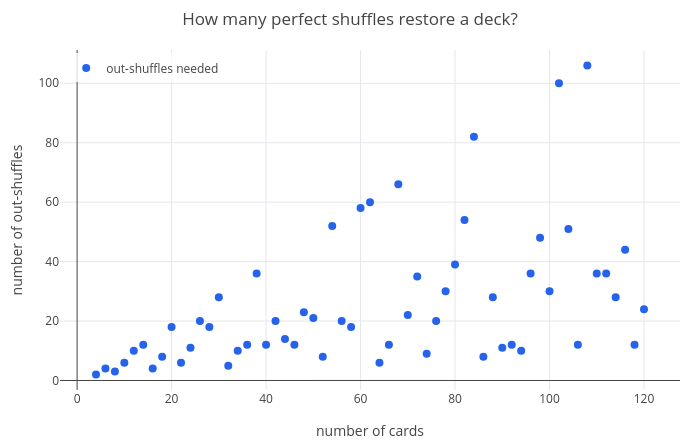

This figure's notebook cell:
### Markdown cell above
The plot shows the order for every deck size from 4 to 120 cards: across the number of cards, up the number of
out-shuffles that restore the deck. Some decks come back quickly (64 cards: 6 shuffles, since $2^6 = 64 \equiv 1$ mod
63), others take as many shuffles as there are cards minus 2:

### Code cell
S = table([2*n, out(n)], n, 2, 60);
labels(title(legend(scatter(S, [cards order]), "out-shuffles needed"), "How many perfect shuffles restore a deck?"), "number of cards", "number of out-shuffles")

### Figure 1 — Plotly figure (JSON) as saved in the notebook; plotly's stock layout.template omitted (floating-point values rounded to 4 significant figures)
{"data": [{"marker": {"color": "#2563eb", "size": 8}, "mode": "markers", "name": "out-shuffles needed", "type": "scatter", "x": [4, 6, 8, 10, 12, 14, 16, 18, 20, 22, 24, 26, 28, 30, 32, 34, 36, 38, 40, 42, 44, 46, 48, 50, 52, 54, 56, 58, 60, 62, 64, 66, 68, 70, 72, 74, 76, 78, 80, 82, 84, 86, 88, 90, 92, 94, 96, 98, 100, 102, 104, 106, 108, 110, 112, 114, 116, 118, 120], "y": [2, 4, 3, 6, 10, 12, 4, 8, 18, 6, 11, 20, 18, 28, 5, 10, 12, 36, 12, 20, 14, 12, 23, 21, 8, 52, 20, 18, 58, 60, 6, 12, 66, 22, 35, 9, 20, 30, 39, 54, 82, 8, 28, 11, 12, 10, 36, 48, 30, 100, 51, 12, 106, 36, 36, 28, 44, 12, 24]}], "layout": {"height": 440, "legend": {"bgcolor": "rgba(255,255,255,0.8)", "x": 0.01, "xanchor": "left", "y": 0.99, "yanchor": "top"}, "margin": {"b": 50, "l": 60, "r": 20, "t": 50}, "showlegend": true, "title": {"text": "How many perfect shuffles restore a deck?"}, "width": 700, "xaxis": {"title": {"text": "number of cards"}, "zeroline": true}, "yaxis": {"range": [-3.2, 111.2], "title": {"text": "number of out-shuffles"}, "zeroline": true}}}
